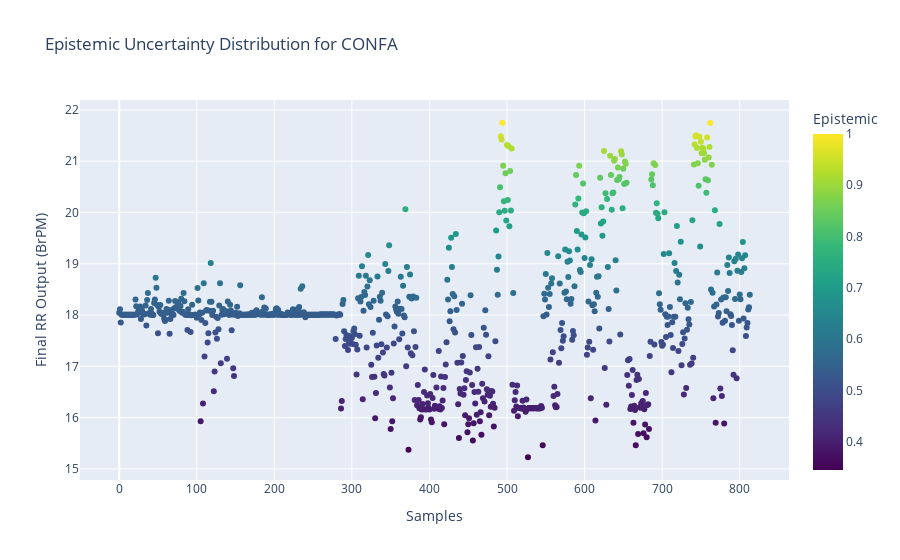
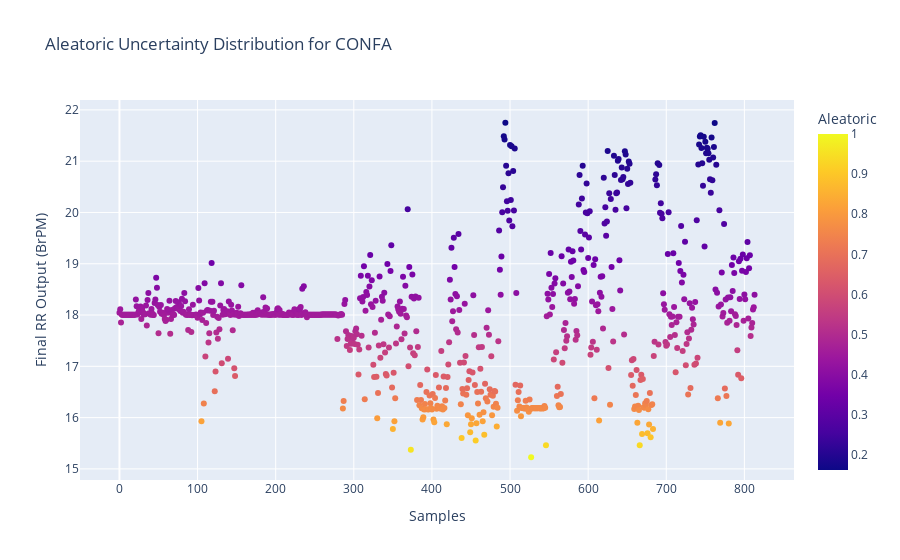
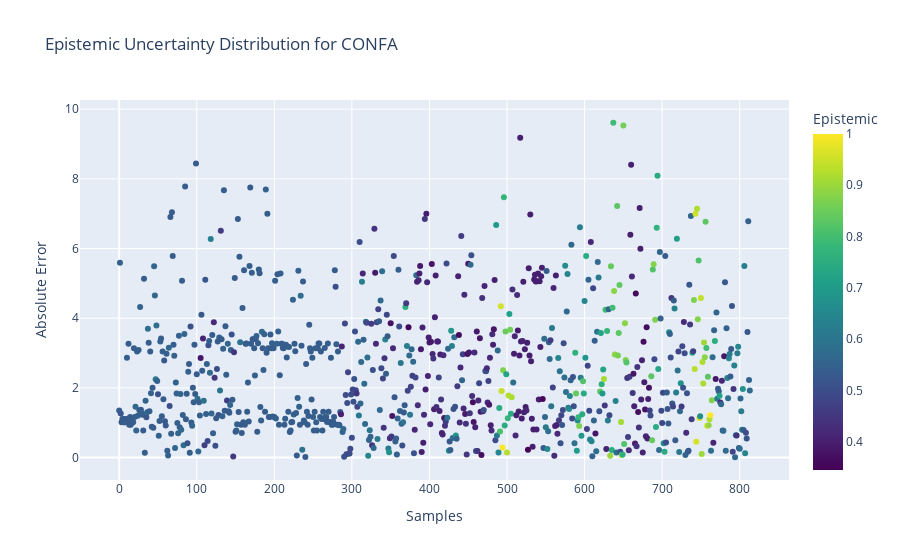
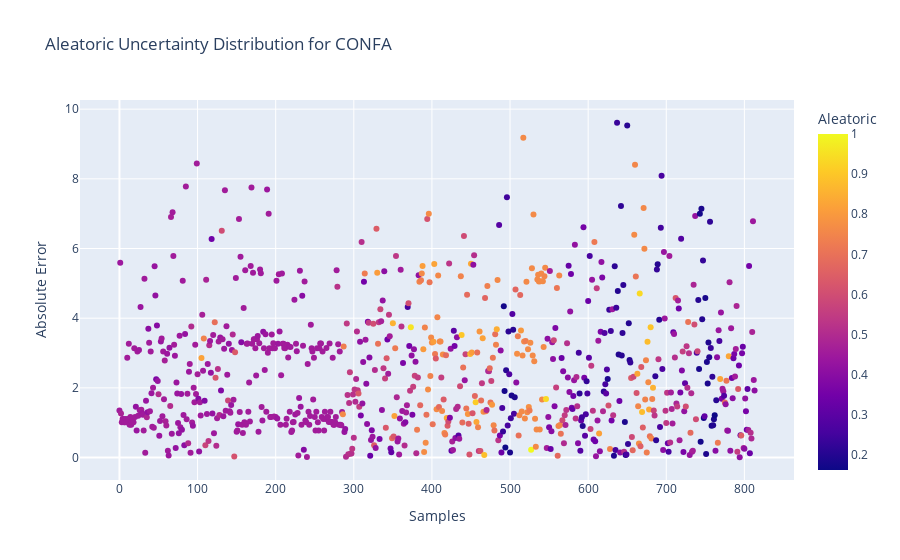

Notebook code for these charts, in order:
### Code cell
if input_conf == 'confb':
    fig1 = px.scatter(data_confb,x = 'Samples', y="Final RR Output (BrPM)",title="Epistemic Uncertainty Distribution for "+input_conf.upper(),
                     color="Epistemic", color_continuous_scale=px.colors.sequential.Viridis)

    fig2 = px.scatter(data_confb,x = 'Samples', y="Final RR Output (BrPM)",title="Aleatoric Uncertainty Distribution for "+input_conf.upper(),
                     color="Aleatoric", color_continuous_scale=px.colors.sequential.Plasma)
    
    fig3 = px.scatter(data_confb,x = 'Samples', y="Absolute Error",title="Epistemic Uncertainty Distribution for "+input_conf.upper(),
                     color="Epistemic", color_continuous_scale=px.colors.sequential.Viridis)
    
    fig4 = px.scatter(data_confb,x = 'Samples', y="Absolute Error",title="Aleatoric Uncertainty Distribution for "+input_conf.upper(),
                     color="Aleatoric", color_continuous_scale=px.colors.sequential.Plasma)
    
    fig5 = px.scatter(data_confb,x = 'Samples', y='Reference RR (BrPM)',title="Aleatoric Uncertainty Distribution for "+input_conf.upper(),
                     color="Aleatoric", color_continuous_scale=px.colors.sequential.Plasma)

    fig1.show()
    fig2.show()
    fig3.show()
    fig4.show()
    fig5.show()

if input_conf == 'confd':
    fig1 = px.scatter(data_confd,x = 'Samples', y="Final RR Output (BrPM)",title="Epistemic Uncertainty Distribution for "+input_conf.upper()+" for final RR output",
                     color="Epistemic", color_continuous_scale=px.colors.sequential.Viridis)

    fig2 = px.scatter(data_confd, x = 'Samples',y="Final RR Output (BrPM)",title="Aleatoric Uncertainty Distribution for "+input_conf.upper()+" for final RR output",
                     color="Aleatoric", color_continuous_scale=px.colors.sequential.Plasma)
    
    fig3 = px.scatter(data_confd,x = 'Samples', y="Average RR Error(BrPM)",title="Epistemic Uncertainty Distribution for "+input_conf.upper()+" for Average RR Error",
                     color="Epistemic", color_continuous_scale=px.colors.sequential.Viridis)
    
    fig4 = px.scatter(data_confd, x = 'Samples',y="Average RR Error(BrPM)",title="Aleatoric Uncertainty Distribution for "+input_conf.upper()+" for Average RR Error",
                     color="Aleatoric", color_continuous_scale=px.colors.sequential.Plasma)
    
    fig5 = px.scatter(data_confd, x = 'Samples',y='Reference RR (BrPM)',title="Aleatoric Uncertainty Distribution for "+input_conf.upper()+" for Reference signal",
                     color="Aleatoric", color_continuous_scale=px.colors.sequential.Plasma)
    fig6 = px.scatter(data_confd,x = 'Samples', y="Instaneous RR Error(BrPM)",title="Epistemic Uncertainty Distribution for "+input_conf.upper()+" for Instantaneous RR Error",
                     color="Epistemic", color_continuous_scale=px.colors.sequential.Viridis)


    fig1.show()
    fig2.show()
    fig3.show()
    fig4.show()
    fig5.show()
    fig6.show()
    
if input_conf == 'conff':
    fig1 = px.scatter(data_conff,x = 'Samples', y="Final RR Output (BrPM)",title="Epistemic Uncertainty Distribution for "+input_conf.upper()+" for final RR output",
                     color="Epistemic", color_continuous_scale=px.colors.sequential.Viridis)

    fig2 = px.scatter(data_conff, x = 'Samples',y="Final RR Output (BrPM)",title="Aleatoric Uncertainty Distribution for "+input_conf.upper()+" for final RR output",
                     color="Aleatoric", color_continuous_scale=px.colors.sequential.Plasma)
    
    fig3 = px.scatter(data_conff,x = 'Samples', y="Average RR Error(BrPM)",title="Epistemic Uncertainty Distribution for "+input_conf.upper()+" for Average RR Error",
                     color="Epistemic", color_continuous_scale=px.colors.sequential.Viridis)
    
    fig4 = px.scatter(data_conff, x = 'Samples',y="Average RR Error(BrPM)",title="Aleatoric Uncertainty Distribution for "+input_conf.upper()+" for Average RR Error",
                     color="Aleatoric", color_continuous_scale=px.colors.sequential.Plasma)
    
    fig5 = px.scatter(data_conff, x = 'Samples',y='Reference RR (BrPM)',title="Aleatoric Uncertainty Distribution for "+input_conf.upper()+" for Reference signal",
                     color="Aleatoric", color_continuous_scale=px.colors.sequential.Plasma)
    fig6 = px.scatter(data_conff,x = 'Samples', y="Instaneous RR Error(BrPM)",title="Epistemic Uncertainty Distribution for "+input_conf.upper()+" for Instantaneous RR Error",
                     color="Epistemic", color_continuous_scale=px.colors.sequential.Viridis)


    fig1.show()
    fig2.show()
    fig3.show()
    fig4.show()
    fig5.show()
    fig6.show()
    
if input_conf == 'confa':
    fig1 = px.scatter(data_confa,x = 'Samples', y="Final RR Output (BrPM)",title="Epistemic Uncertainty Distribution for "+input_conf.upper(),
                     color="Epistemic", color_continuous_scale=px.colors.sequential.Viridis)

    fig2 = px.scatter(data_confa, x = 'Samples',y="Final RR Output (BrPM)",title="Aleatoric Uncertainty Distribution for "+input_conf.upper(),
                     color="Aleatoric", color_continuous_scale=px.colors.sequential.Plasma)
    
    fig3 = px.scatter(data_confa,x = 'Samples', y="Absolute Error",title="Epistemic Uncertainty Distribution for "+input_conf.upper(),
                     color="Epistemic", color_continuous_scale=px.colors.sequential.Viridis)
    
    fig4 = px.scatter(data_confa, x = 'Samples',y="Absolute Error",title="Aleatoric Uncertainty Distribution for "+input_conf.upper(),
                     color="Aleatoric", color_continuous_scale=px.colors.sequential.Plasma)
    
    fig5 = px.scatter(data_confa, x = 'Samples',y='Reference RR (BrPM)',title="Aleatoric Uncertainty Distribution for "+input_conf.upper(),
                     color="Aleatoric", color_continuous_scale=px.colors.sequential.Plasma)

    fig1.show()
    fig2.show()
    fig3.show()
    fig4.show()
    fig5.show()

### Figure 1 — Plotly figure (JSON) as saved in the notebook; plotly's stock layout.template omitted (floating-point values rounded to 4 significant figures; data arrays with more than 128 entries replaced by an {"elided": "..."} marker saying what was removed)
{"data": [{"hovertemplate": "Samples=%{x}<br>Final RR Output (BrPM)=%{y}<br>Epistemic=%{marker.color}<extra></extra>", "legendgroup": "", "marker": {"color": {"elided": "814 float values"}, "coloraxis": "coloraxis", "symbol": "circle"}, "mode": "markers", "name": "", "orientation": "v", "showlegend": false, "type": "scatter", "x": {"elided": "814 int values"}, "xaxis": "x", "y": {"elided": "814 float values"}, "yaxis": "y"}], "layout": {"coloraxis": {"colorbar": {"title": {"text": "Epistemic"}}, "colorscale": [[0, "#440154"], [0.1111, "#482878"], [0.2222, "#3e4989"], [0.3333, "#31688e"], [0.4444, "#26828e"], [0.5556, "#1f9e89"], [0.6667, "#35b779"], [0.7778, "#6ece58"], [0.8889, "#b5de2b"], [1, "#fde725"]]}, "legend": {"tracegroupgap": 0}, "title": {"text": "Epistemic Uncertainty Distribution for CONFA"}, "xaxis": {"anchor": "y", "domain": [0, 1], "title": {"text": "Samples"}}, "yaxis": {"anchor": "x", "domain": [0, 1], "title": {"text": "Final RR Output (BrPM)"}}}}

### Figure 2 — Plotly figure (JSON) as saved in the notebook; plotly's stock layout.template omitted (floating-point values rounded to 4 significant figures; data arrays with more than 128 entries replaced by an {"elided": "..."} marker saying what was removed)
{"data": [{"hovertemplate": "Samples=%{x}<br>Final RR Output (BrPM)=%{y}<br>Aleatoric=%{marker.color}<extra></extra>", "legendgroup": "", "marker": {"color": {"elided": "814 float values"}, "coloraxis": "coloraxis", "symbol": "circle"}, "mode": "markers", "name": "", "orientation": "v", "showlegend": false, "type": "scatter", "x": {"elided": "814 int values"}, "xaxis": "x", "y": {"elided": "814 float values"}, "yaxis": "y"}], "layout": {"coloraxis": {"colorbar": {"title": {"text": "Aleatoric"}}, "colorscale": [[0, "#0d0887"], [0.1111, "#46039f"], [0.2222, "#7201a8"], [0.3333, "#9c179e"], [0.4444, "#bd3786"], [0.5556, "#d8576b"], [0.6667, "#ed7953"], [0.7778, "#fb9f3a"], [0.8889, "#fdca26"], [1, "#f0f921"]]}, "legend": {"tracegroupgap": 0}, "title": {"text": "Aleatoric Uncertainty Distribution for CONFA"}, "xaxis": {"anchor": "y", "domain": [0, 1], "title": {"text": "Samples"}}, "yaxis": {"anchor": "x", "domain": [0, 1], "title": {"text": "Final RR Output (BrPM)"}}}}

### Figure 3 — Plotly figure (JSON) as saved in the notebook; plotly's stock layout.template omitted (floating-point values rounded to 4 significant figures; data arrays with more than 128 entries replaced by an {"elided": "..."} marker saying what was removed)
{"data": [{"hovertemplate": "Samples=%{x}<br>Absolute Error=%{y}<br>Epistemic=%{marker.color}<extra></extra>", "legendgroup": "", "marker": {"color": {"elided": "814 float values"}, "coloraxis": "coloraxis", "symbol": "circle"}, "mode": "markers", "name": "", "orientation": "v", "showlegend": false, "type": "scatter", "x": {"elided": "814 int values"}, "xaxis": "x", "y": {"elided": "814 float values"}, "yaxis": "y"}], "layout": {"coloraxis": {"colorbar": {"title": {"text": "Epistemic"}}, "colorscale": [[0, "#440154"], [0.1111, "#482878"], [0.2222, "#3e4989"], [0.3333, "#31688e"], [0.4444, "#26828e"], [0.5556, "#1f9e89"], [0.6667, "#35b779"], [0.7778, "#6ece58"], [0.8889, "#b5de2b"], [1, "#fde725"]]}, "legend": {"tracegroupgap": 0}, "title": {"text": "Epistemic Uncertainty Distribution for CONFA"}, "xaxis": {"anchor": "y", "domain": [0, 1], "title": {"text": "Samples"}}, "yaxis": {"anchor": "x", "domain": [0, 1], "title": {"text": "Absolute Error"}}}}

### Figure 4 — Plotly figure (JSON) as saved in the notebook; plotly's stock layout.template omitted (floating-point values rounded to 4 significant figures; data arrays with more than 128 entries replaced by an {"elided": "..."} marker saying what was removed)
{"data": [{"hovertemplate": "Samples=%{x}<br>Absolute Error=%{y}<br>Aleatoric=%{marker.color}<extra></extra>", "legendgroup": "", "marker": {"color": {"elided": "814 float values"}, "coloraxis": "coloraxis", "symbol": "circle"}, "mode": "markers", "name": "", "orientation": "v", "showlegend": false, "type": "scatter", "x": {"elided": "814 int values"}, "xaxis": "x", "y": {"elided": "814 float values"}, "yaxis": "y"}], "layout": {"coloraxis": {"colorbar": {"title": {"text": "Aleatoric"}}, "colorscale": [[0, "#0d0887"], [0.1111, "#46039f"], [0.2222, "#7201a8"], [0.3333, "#9c179e"], [0.4444, "#bd3786"], [0.5556, "#d8576b"], [0.6667, "#ed7953"], [0.7778, "#fb9f3a"], [0.8889, "#fdca26"], [1, "#f0f921"]]}, "legend": {"tracegroupgap": 0}, "title": {"text": "Aleatoric Uncertainty Distribution for CONFA"}, "xaxis": {"anchor": "y", "domain": [0, 1], "title": {"text": "Samples"}}, "yaxis": {"anchor": "x", "domain": [0, 1], "title": {"text": "Absolute Error"}}}}
